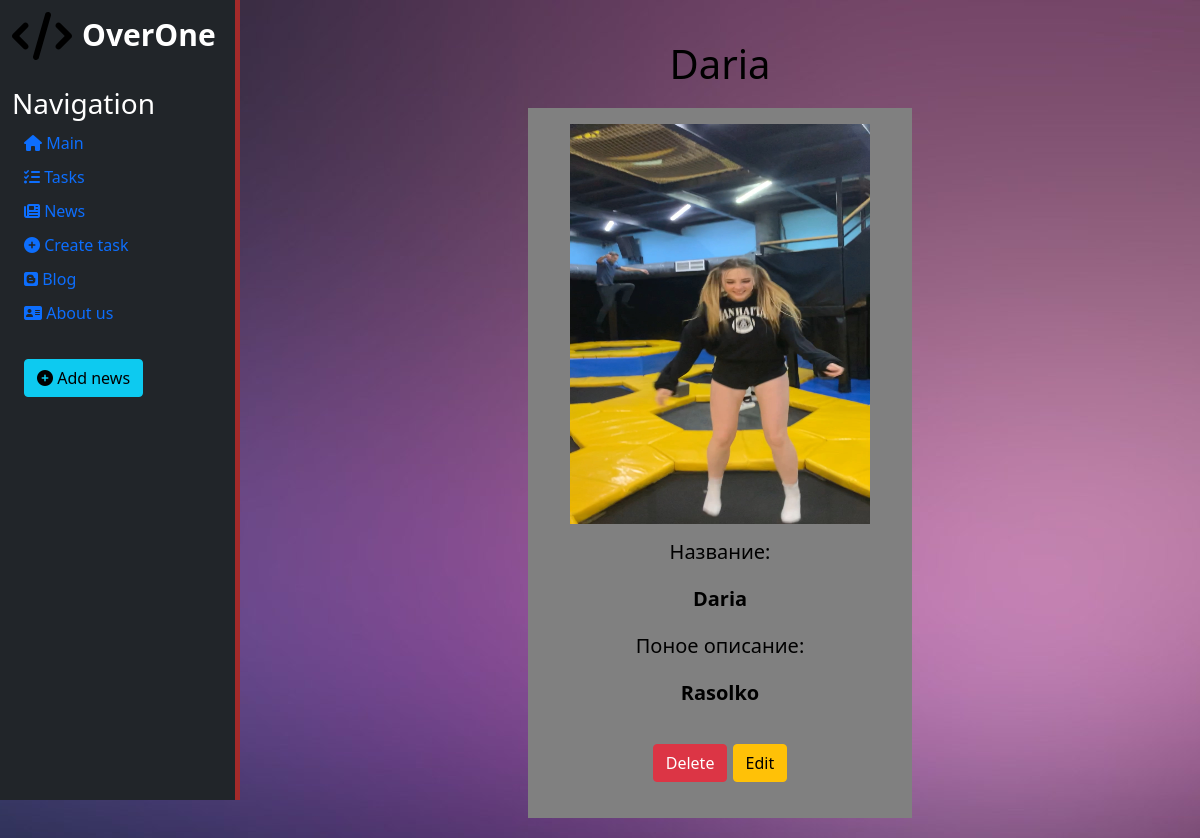
The page /21 on the database as committed earlier.
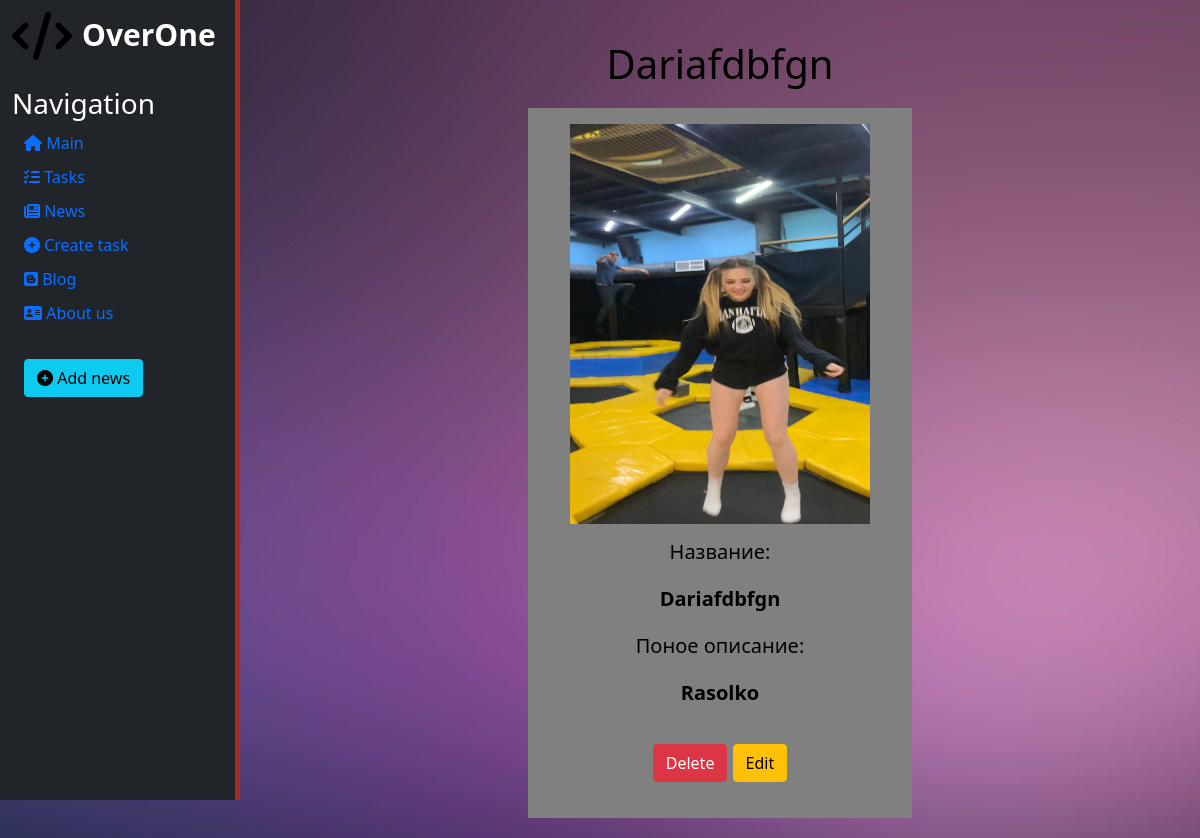
The same page on the database as committed later.
### main/models.py (models this page shows, shortened)
class Task_free(models.Model):
    title = models.CharField('Name', max_length=50)
    task = models.TextField('Caption')
    task_img = models.ImageField(upload_to='main/static/main/img')
    def image(self):
        s = f'{self.task_img}'
        s = s[4:]
        return s
    class Meta:
        verbose_name = 'Tasks'
        verbose_name_plural = 'Task'

### main/views.py (the view)
# urls.py: path('<int:pk>', views.project_detail_task, name='project_detail_task'),
def project_detail_task(request, pk):
    task = Task_free.objects.get(pk=pk)
    context = {'task': task,
               'title': 'Project detail task'}
    return render(request, 'main/project_detail_task.html', context)

### main/templates/main/project_detail_task.html (shortened to what this page needs)
{% extends 'base.html' %}
{% load static %}
{% block body %}
<h1>{{ task.title }}</h1>
<form>
<div class="delete-task">
    <div class="card-body">
        <img src="{{ task.image }}" width="300" height="400">
        <div class='card-body'>
            <h5>Название:</h5>
            <p>{{ task.title }}</p>
            <h5>Поное описание:</h5>
            <p>{{ task.task }}</p>
        </div>
        <a href="{% url 'delete_task' task.id %}" class="btn btn-danger">Delete</a>
        <a href="{% url 'update_task' task.id %}" class="btn btn-warning">Edit</a>
    </div>
</div>
</form>
{% endblock %}

Rows that differ between the two databases and show on the page:
changed Task_free "Rasolko": title "Daria" → "Dariafdbfgn"
